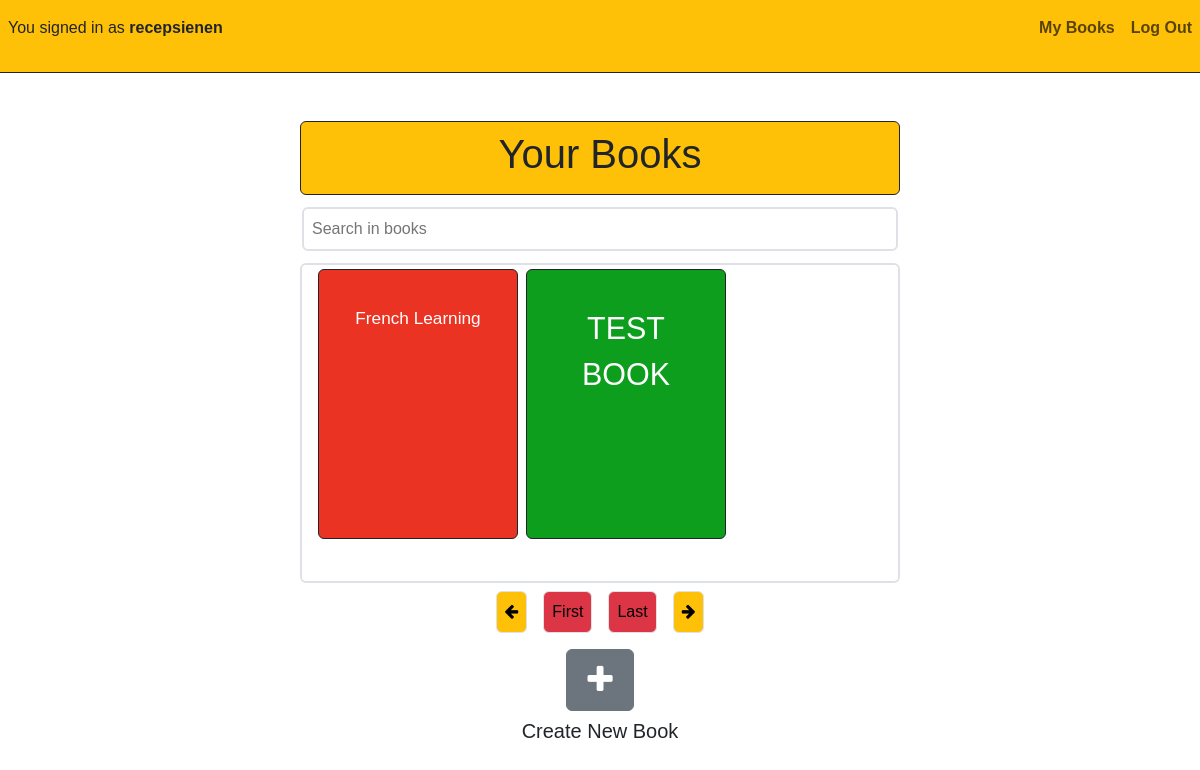
Before: / (signed in) with the older database file.
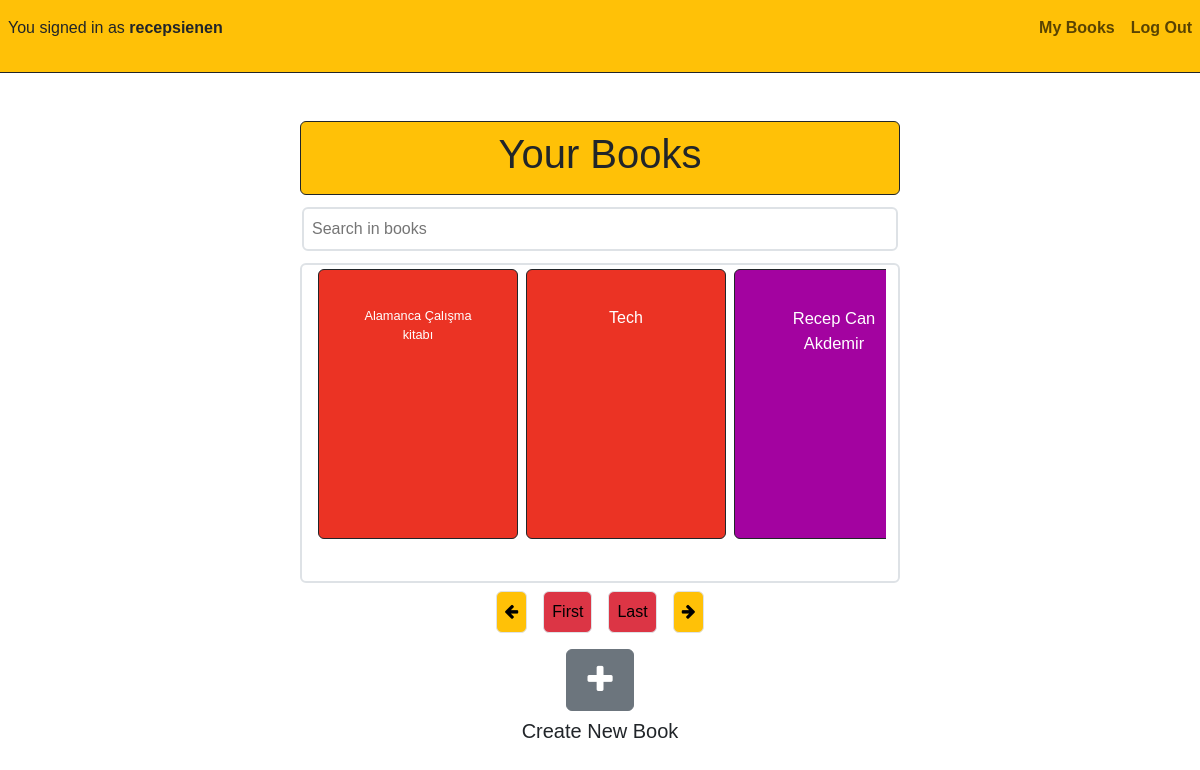
After: the same page with the newer database file.
### book/models.py (models this page shows, shortened)
class Book(models.Model):
    user = models.ForeignKey(User,on_delete=models.CASCADE, null=False,related_name="user")
    name = models.CharField(max_length=200, null=True)
    link_name = models.CharField(max_length=250,null=True)
    language = models.CharField(max_length=200, null=True)
    words_per_page = models.IntegerField(blank=True, null=True)
    cover_color = models.CharField(max_length=200,null=True)
    font_color = models.CharField(max_length=200,null=True)
    created_at = models.DateTimeField(auto_now_add=True)
    updated_at = models.DateTimeField(auto_now=True)

### book/views.py (the view)
# urls.py: path("", views.index, name = "index"),
def index(request):
    user = request.user
    books = None
    if user.is_authenticated:
        books = Book.objects.filter(user = user).order_by('-updated_at')
        return render(request, "book/index.html",{
        "user":user,
        "books":books,
        })
    else:
        return render(request,"book/login.html")

### book/templates/book/index.html (shortened to what this page needs)
{% extends "book/layout.html" %}
{% block body %}
    {% if user.is_authenticated %}
        <div id="container" class=" row d-flex justify-content-start h-100 mt-5">
            <div id = "inner-container" class="h-25 position-relative">
                <div id="your-books-container" class="w-100">
                    <div id="your-books-title" class="w-50 m-auto bg-warning rounded p-1 border border-dark">
                        <h1 class="text-center p-1">Your Books</h1>
                    </div>
                </div>
                <div id="search-box-container" class="">
                    <div class="w-100  mt-2 mb-2 p-1 d-flex justify-content-center">
                        <input id="filter-books" type="text" class="m-auto w-50 border rounded border-2 p-2" placeholder="Search in books">
                    </div>
                </div>
            <div id = "book-view-container" class="border border-2 rounded w-50  m-auto text-center d-flex row align-items-center">
                <div id="books-view" class="h-100 w-100">
                    <div id="books-line" class="h-100 w-100">
                            {% for book in books %}
                            <a href="{% url 'book_content' username=user.username book_name=book.link_name%}" id="{{ book.id }}" class="m-1 rounded book text-decoration-none border border-dark" style="background-color: {{ book.cover_color }}; color:{{book.font_color}}">
                                <p class="book-title p-3" style="color:{{book.font_color}}">{{ book.name |truncatechars:30 }}</p>
                            </a>
                            {% endfor %}
                    </div>
                </div>
            </div>
                <div class="d-flex row justify-content-center">
                    <div id="first-last-buttons" class="d-flex m-auto justify-content-center">
                        <button id = "nxt-btn" class="p-2 bg-warning rounded m-2 border border-none"><i class="fa fa-arrow-left" aria-hidden="true"></i></button>
                        <button id = "beg-btn" class="p-2 bg-danger rounded m-2 border border-none">First</button>
                        <button id = "end-btn" class="p-2 bg-danger rounded m-2 border border-bone">Last</button>
                        <button id = "pre-btn" class="p-2 bg-warning rounded m-2 border border-bone"><i class="fa fa-arrow-right" aria-hidden="true"></i></button>
                    </div>
                    <div id="create-book-view" class="d-flex row text-center">
                        <div class="h-50">
                            <div class="m-2">
                                <div id="create-btn" class="btn btn-secondary"><i class="fa fa-plus p-2 fa-2x" aria-hidden="true"></i></div>
                            </div>
                            <div class="m-2">
                                <h5>Create New Book</h5>
                            </div>
                        </div>
                    </div>
                </div>
            </div>
        <div id="notebook-page-view">
        </div>
    </div>
    {% endif %}
{% endblock %}

Changed rows visible on the page:
removed Book: name "French Learning"
removed Book: name "TEST BOOK", cover_color "#0C9E1C" (drawn)
added Book: name "Alamanca Çalışma kitabı"
added Book: name "Tech"
added Book: name "Recep Can Akdemir", cover_color "#A303A0" (drawn)
